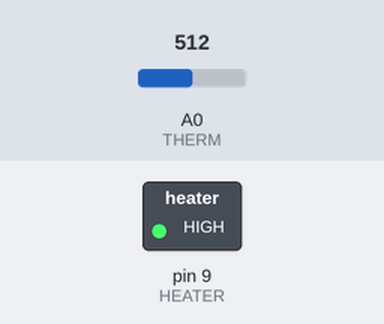
Recording of a sketch running on a simulated Arduino Uno, built with avr-gcc and run on an emulated ATmega328P. On the bench: switched loads named in the sketch (green lamp = pin HIGH). The test bench sets the inputs (shaded band); at power-on: A0 (THERM) = 512. What the sketch prints to the serial monitor is not drawn.

Above: at 1.2 s.
1.3 s: A0 (THERM) set to 222
2.8 s: A0 (THERM) set to 197
Timing chart, 0 to 5.8 s (numbered marks = the images above; inputs shaded):
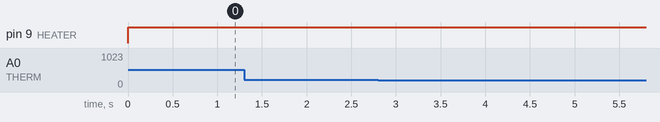

The sketch:

test24_continous_angle_calculation.ino
```cpp
#include <math.h>

const int HEATER = 9;
const int THERM  = A0;
const float TARGET_TEMP = 60.0; // Fast-heat to 60C

void setup() {
  pinMode(HEATER, OUTPUT);
  Serial.begin(9600);
}

void loop() {
  // 1. Read Thermistor
  int raw = analogRead(THERM);

  // 2. Simplified Temperature Calculation (Beta = 3950)
  // Assumes 10k fixed resistor connected to 5V, Thermistor to GND
  float R = 10000.0 / (1023.0 / (float)raw - 1.0);
  float temp = 1.0 / (log(R / 10000.0) / 3950.0 + 1.0 / 298.15) - 273.15;

  // 3. Bang-Bang Control Logic
  if (temp < TARGET_TEMP) {
    digitalWrite(HEATER, HIGH); // 100% Power for fastest heating
  } else {
    digitalWrite(HEATER,HIGH);
  }

  // 4. Monitor
  Serial.print("Temp: "); Serial.print(temp);
  Serial.println(temp < TARGET_TEMP ? " C | HEATING..." : " C | TARGET REACHED");

  delay(200);
}
```

Measured:
- after the input at 1.3 s, every drawn part: stays the same
- after the input at 2.8 s, every drawn part: stays the same
